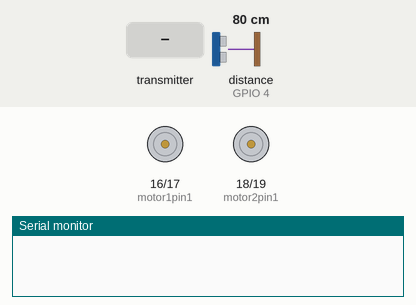
This sketch was run on a simulated ESP32. Parts: motor-driver pin pairs drawn as motors (green arrow = first pin HIGH = forward, orange = second pin HIGH = backward, longer = more drive), the last lines printed to the serial monitor. Wiring (inferred from the names in the program): ultrasonic range finder: trigger GPIO 5; echo GPIO 4. The inputs (shaded band) are chosen by the test bench; at power-on: distance to the obstacle (sensor on GPIO 4) 80 cm. The echo pulse lasts 58.3 µs per cm.

Above: at 1.2 s.
1.3 s: the transmitter starts sending pitch = 50
At 1.9 s:
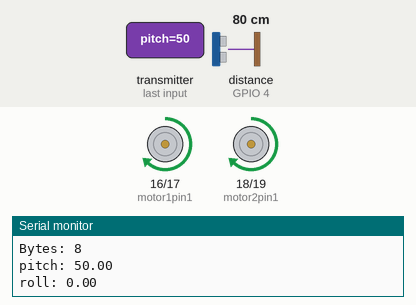
2.8 s: the transmitter starts sending roll = 50
At 4.0 s:
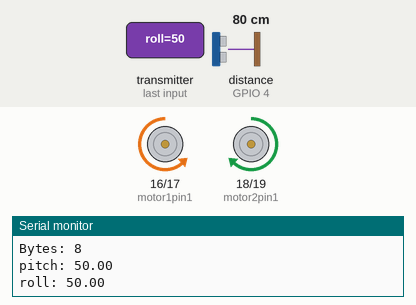
4.3 s: the transmitter starts sending roll = 100
At 5.3 s:
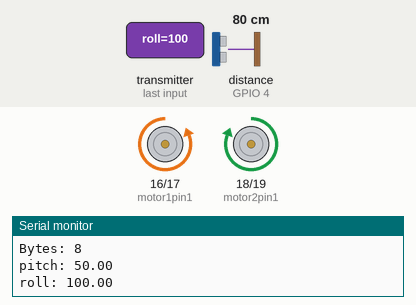
Timing chart, 0 to 7.3 s (numbered marks = the images above; inputs shaded):
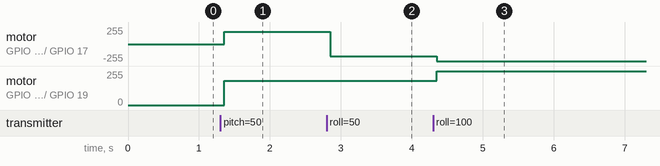

Measured:
- after the input at 1.3 s, motor on GPIO 16 (motor1pin1) / GPIO 17 (motor1pin2), motor on GPIO 18 (motor2pin1) / GPIO 19 (motor2pin2): stopped → forward 182/255 after 0.05 s
- after the input at 2.8 s, motor on GPIO 16 (motor1pin1) / GPIO 17 (motor1pin2): forward 182/255 → backward 182/255 after 0.05 s
- after the input at 4.3 s, motor on GPIO 16 (motor1pin1) / GPIO 17 (motor1pin2): backward 182/255 → backward 255/255 after 0.05 s; motor on GPIO 18 (motor2pin1) / GPIO 19 (motor2pin2): forward 182/255 → forward 255/255 after 0.05 s

The sketch:

car.ino
```cpp
#include <WiFi.h>
#include <esp_now.h>

// motor connections
const int motor1pin1 = 16;
const int motor1pin2 = 17;
const int motor2pin1 = 18;
const int motor2pin2 = 19;

// ultrasonic sensor connections
const int trigPin = 5;
const int echoPin = 4;

const float SOUND_SPEED = 0.034;

float distance;
long duration;
// Setting PWM properties
const int pwmChannel = 0;

// Packet structure
typedef struct dataPacket {
  float pitch;
  float roll;
} dataPacket;

dataPacket data;

void onDataReceived(const esp_now_recv_info *info, const uint8_t *receivedData, int len) {
  memcpy(&data, receivedData, sizeof(data));

  Serial.print("Data received from: ");
  for (int i = 0; i < 6; i++) {
    Serial.print(info->src_addr[i], HEX);
    if (i < 5) Serial.print(":");
  }
  Serial.println();

  Serial.print("Bytes: ");
  Serial.println(len);

  Serial.print("pitch: ");
  Serial.println(data.pitch);
  Serial.print("roll: ");
  Serial.println(data.roll);
}

void setup() {
  Serial.begin(115200);

  initializeCommunication();
  initializeMotors();
  initializeUltrasonic();
}

void loop() {
  getDistance();

  if (abs(data.roll) > 45) {
      setMotorsRight(-data.roll/70);
      setMotorsLeft(data.roll/70);
  }
  else {
    setMotorsRight(distance > 10 ? data.pitch/70 : 0);
    setMotorsLeft(distance > 10 ? data.pitch/70 : 0);
  }
}

void initializeCommunication() {
  WiFi.mode(WIFI_STA);

  if (esp_now_init() != ESP_OK) {
    Serial.println("Could not initialize ESP-NOW");
    return;
  }

  // Register send callback
  esp_now_register_recv_cb(onDataReceived);
}

void initializeMotors() {
  pinMode(motor1pin1, OUTPUT);
  pinMode(motor1pin2, OUTPUT);
  pinMode(motor2pin1, OUTPUT);
  pinMode(motor2pin2, OUTPUT);
}

void initializeUltrasonic() {
  pinMode(trigPin, OUTPUT);
  pinMode(echoPin, INPUT);
}

void getDistance() {
  // Clears the trigPin
  digitalWrite(trigPin, LOW);
  delayMicroseconds(2);

  // Sets the trigPin on HIGH state for 10 micro seconds
  digitalWrite(trigPin, HIGH);
  delayMicroseconds(10);
  digitalWrite(trigPin, LOW);

  // Reads the echoPin, returns the sound wave travel time in microseconds
  duration = pulseIn(echoPin, HIGH, 25000);

  // Calculate the distance

  if (duration * SOUND_SPEED/2 != 0) {
    distance = duration * SOUND_SPEED/2;
  }
}

void setMotorsRight(float power) {
  if (power < 0.4 && power > -0.4)
  {
    analogWrite(motor1pin1, 0);
    analogWrite(motor1pin2, 0);
    return;
  }
  if (power > 1) power = 1;
  if (power < -1) power = -1;

  analogWrite(motor1pin1, power > 0 ? power * 255 : 0);
  analogWrite(motor1pin2, power < 0 ? power * -255 : 0);
}

void setMotorsLeft(float power) {
  if (power < 0.4 && power > -0.4)
  {
    analogWrite(motor2pin1, 0);
    analogWrite(motor2pin2, 0);
    return;
  }
  if (power > 1) power = 1;
  if (power < -1) power = -1;

  analogWrite(motor2pin1, power > 0 ? power * 255 : 0);
  analogWrite(motor2pin2, power < 0 ? power * -255 : 0);
}
```
